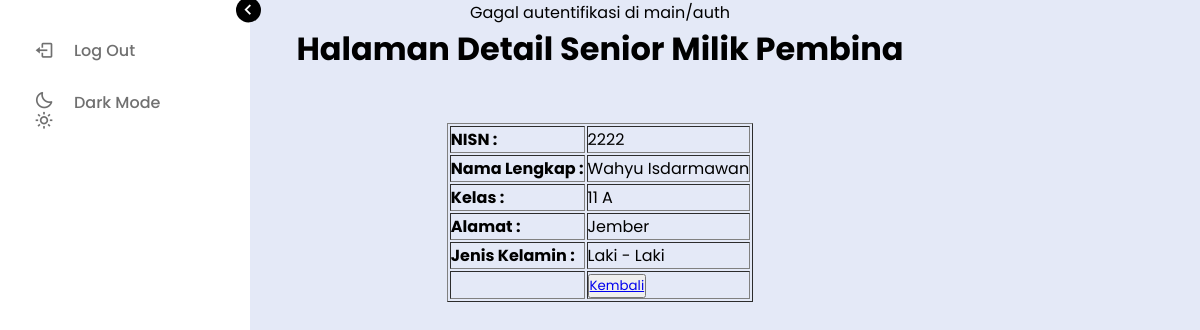
Screenshot of /pembina/menu_manajemen_detail_senior.php?nisn=2222 with the database file from the repository.
### tables this page shows
CREATE TABLE `siswa` (
  `nisn` int(11) NOT NULL,
  `kelas_id` int(11) NOT NULL,
  `nama` varchar(255) DEFAULT NULL,
  `gender` enum('L','P') DEFAULT NULL,
  `alamat` varchar(255) DEFAULT NULL,
  `email` varchar(255) DEFAULT NULL,
  `no_hp` varchar(15) NOT NULL,
  `password` varchar(255) DEFAULT NULL,
  `status` enum('aktif','tidak') DEFAULT NULL,
  `role` enum('junior','senior','purna') DEFAULT NULL,
  `level` enum('allow','denied') DEFAULT NULL
);

CREATE TABLE `kelas` (
  `id_kelas` int(11) NOT NULL,
  `nama` varchar(255) DEFAULT NULL
);

### pembina/menu_manajemen_detail_senior.php (the view, shortened to what this page needs)
<!DOCTYPE html>
<html lang="en">
<head>
</head>
<body>
    <?php
    include "../main/menu.php"
    ?>
    <h1>Halaman Detail Senior Milik Pembina</h1>
    <div>
    </div>
    <br>
    <div class="card-body-table-menu-manajemen-akun-senior">
        <table class="table" border="1">
            <?php
                $nisn = $_GET['nisn'];
                $query = mysqli_query($db, "SELECT siswa.nisn, siswa.nama, kelas.nama AS kelas, siswa.alamat, siswa.gender FROM siswa join kelas on siswa.kelas_id = kelas.id_kelas WHERE siswa.nisn = '$nisn'");
                while ($a = mysqli_fetch_assoc($query)) {
                    $nisnSiswa = $_SESSION['nisnSiswa'] = $a['nisn'];
                    $namaSiswa = $_SESSION['namaSiswa'] = $a['nama'];
                    $kelasSiswa = $_SESSION['kelasSiswa'] = $a['kelas'];
                    $alamatSiswa = $_SESSION['alamatSiswa'] = $a['alamat'];
                    $genderSiswa = $_SESSION['genderSiswa'] = $a['gender'];
                    if($genderSiswa == 'L'){
                        $genderSiswa = "Laki - Laki";
                    }else{
                        $genderSiswa = "Perempuan";
                    }
            ?>
            <tr>
                <th><label>NISN :</label></th>
                <td><p class="p"><?=$nisnSiswa?></p></td>
            </tr>
            <tr>
                <th><label>Nama Lengkap :</label></th>
                <td><p class="p"><?=$namaSiswa?></p></td>
            </tr>
            <tr>
                <th><label>Kelas :</label></th>
                <td><p class="p"><?=$kelasSiswa?></p></td>
            </tr>
            <tr>
                <th><label>Alamat :</label></th>
                <td><p class="p"><?=$alamatSiswa?></p></td>
            </tr>
            <tr>
                <th><label>Jenis Kelamin :</label></th>
                <td><p class="p"><?=$genderSiswa?></p></td>
            </tr>
            <tr>
                <th></th>
                <td><button><a href="./menu_manajemen_akun_senior.php">Kembali</a></button></td>
            </tr>
            <?php } ?>
        </table>
    </div>
</body>
</html>

### main/menu.css (style rules this page uses)
* { font-family: "Poppins", "sans-serif"; margin: 0; padding: 0; box-sizing: border-box; }
:root { --body-color: #e4e9f7; --sidebar-color: #fff; --primary-color: #f4f2f2; --primary-color-light: #f4f2f2; --toggle-color: #ddd; --text-color: #707070; --dark-color: #000; --trans-02: all 0.2s ease; --trans-03: all 0.3s ease; --trans-04: all 0.4s ease; --trans-05: all 0.5s ease; }
body { height: 100vh; background-color: var(--body-color); transition: var(--trans-02); }

### pembina/menu_manajemen_detail_senior.php (style rules this page uses)
body { text-align: center; }
.table { text-align: left; margin: 0 auto; }
.p { pointer-events: none; }

### rows the page displays
siswa: nisn "2222", nama "Wahyu Isdarmawan", kelas.nama "11 A", alamat "Jember", gender "Laki - Laki"
